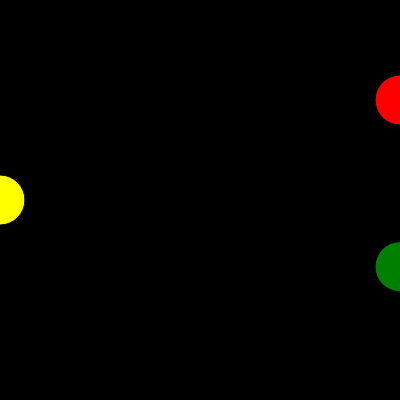
Frame 1 (no input)
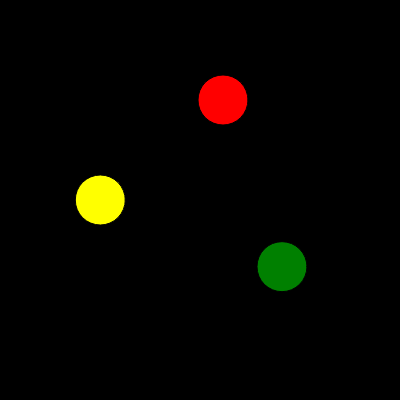
Frame 60 (no input)
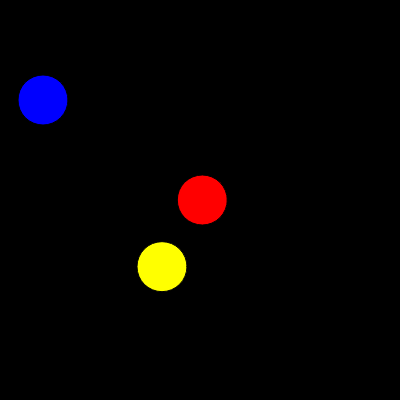
Frame 120 (the mouse pressed at the canvas centre since frame 60)

The p5.js sketch that drew these frames (run headless with seeded random() and noise() and a simulated clock; from frame 60 on, the mouse is pressed at the canvas centre):

// p5.js sketch
// ── sketch.js
//circle 1 variables
let x1,y1,d1;

//circle 2 variables
let x2,y2,d2;

//circel 3 variables
let x3, y3, d3;


function setup() {
  createCanvas(400, 400);
  
  //circle 1 postiion
  x1=0;
  y1=height/2;
  d1=50;

  //circle 2 position
  x2=400;
  y2=height/1.5;
  d2=50;

  //circle 3 position
  x3=400;
  y3=height/4;
  d3=50;
}

function draw() {
  background(0);
// circle 1: once x runs off the edge, it will become 0  
  if(x1>width){
    x1=0;
  }
  
  if(x2<0){
    x2=400;
  }

  if(x1<width/2){
    fill('yellow');
  }

  else{
    fill('red');
  }
  circle(x1,y1,d1);

  //circle 1 moves to the right
  x1+=1.7;

// circle 2: once x runs off the edge, it will become 400  
  if(x2<width/2){
    fill('yellow');
  }

  else{
    fill('green');
  }
  circle(x2,y2,d2);
  
  //circle 2 moves to the left
  x2-=2;

//circle 3: same as circle 1
 if(x3<0){
    x3=400;
  }

  if(x3<width/2){
    fill('blue');
  }

  else{
    fill('red');
  }
  circle(x3,y3,d3);

  //circle 3 moves to the left
  x3-=3; if(x3>width){
  }
}
